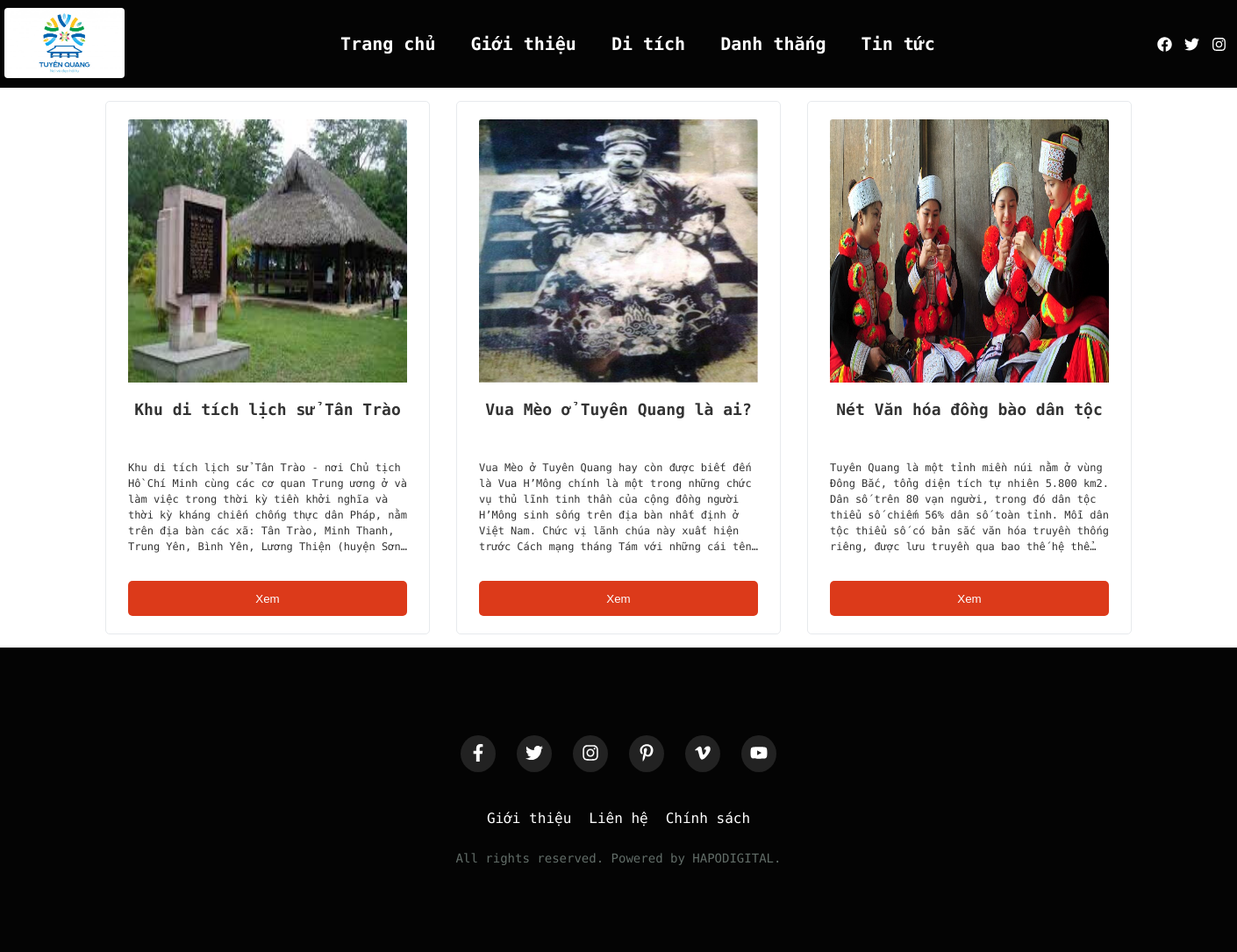
/category.php?id=2, run on the app's committed database.
### tables this page shows
CREATE TABLE `category` (
  `id` int(11) NOT NULL,
  `name` varchar(320) NOT NULL
);

CREATE TABLE `products` (
  `id` int(11) NOT NULL,
  `category_id` int(11) NOT NULL,
  `title` varchar(250) NOT NULL,
  `image` varchar(1000) NOT NULL,
  `description` longtext NOT NULL
);

### category.php (the view, shortened to what this page needs)
<?php
require_once("database/connect.php");
require_once('layouts/header1.php');
?>
<div class="catrgory">
    <div class="category-row">
        <div class="category">
            <ul class="category-list">
                <?php
                if (isset($_GET["id"])) {
                    $id_category = $_GET["id"];
                    $sql_update = "SELECT * FROM products WHERE category_id = $id_category";
                    $query = mysqli_query($connect, $sql_update);
                }
                while ($row = mysqli_fetch_assoc($query)) { ?>
                    <li class="category-item">
                        <div class="category-form">
                            <img src="admin/img/<?php echo $row["image"];?>" alt="" class="category-img">
                            <h4 class="category-title"><?php echo $row["title"]; ?></h4>
                            <span class="category-des"><?php echo $row["description"]; ?></span>
                            <a href="detail.php?id=<?php echo $row['id']; ?>" style="text-decoration: none;"><button class="category-btn">Xem</button></a>
                        </div>
                    </li>
                <?php } ?>
            </ul>
        </div>
    </div>
</div>
<?php
require_once('layouts/footer.php');
?>

### layouts/header1.php (shortened to what this page needs)
<!DOCTYPE html>
<html lang="en">
<head>
    <link rel="stylesheet" href="./assets/css/reset.css">
</head>
<body>
    <div class="main">
        <div class="header1">
            <div class="row">
                <div class="logo">
                    <a href="" class="logo-link">
                        <img src="./assets/image/logo.jpg" alt="logo" class="logo_img">
                    </a>
                </div>
                <nav class="navbar">
                    <ul class="navbar-list">
                        <li class="navbar-item">
                            <a href="index.php" class="navbar-link">Trang chủ</a>
                        </li>
                        <li class="navbar-item">
                            <a href="introduce.php" class="navbar-link">Giới thiệu</a>
                        </li>
                        <?php
                        $sql = "SELECT * FROM category";
                        $query = mysqli_query($connect, $sql);
                        while ($row = mysqli_fetch_assoc($query)) { ?>
                            <li class="navbar-item">
                                <a href="category.php?id=<?php echo $row['id']; ?>" class="navbar-link"><?php echo $row["name"]; ?></a>
                            </li>
                        <?php } ?>
                    </ul>
                </nav>
                <div class="search">
                </div>
            </div>
        </div>

### layouts/header1.php (style rules this page uses)
* { box-sizing: inherit; }
html { font-size: 62.5%; line-height: 1.6rem; font-family: 'Roboto', sans-serif; font-family: 'Spline Sans Mono', monospace; box-sizing: border-box; }
.header1 { width: 100%; height: 100px; background-color: #040404; }
.row { margin: 0 auto; width: 1400px; height: 100px; display: flex; justify-content: space-between; align-items: center; }
.logo_img { height: 80px; cursor: pointer; border-radius: 4px; }
.navbar-list { display: flex; align-items: center; }
.navbar-item { margin: 0 10px; }
.navbar-link { text-decoration: none; font-size: 2rem; font-weight: 700; color: #fff; padding: 10px; list-style: none; cursor: pointer; }
.search { display: flex; }
.search-icon { width: 17px; height: 17px; margin: 0px 7px; cursor: pointer; }

### category.php (style rules this page uses)
.category-row { width: 1200px; margin: 0 auto; }
.category-title { font-size: 2.6rem; font-weight: 600; text-align: center; margin: 84px 0 22px; }
.category-list { display: flex; flex-wrap: wrap; }
.category-item { width: 33.333333%; padding: 15px; }
.category-img { width: 100%; height: 300px; border-top-left-radius: 3px; border-top-right-radius: 3px; }
.category-form { padding: 20px 25px; border: 1px solid #e7eaed; border-radius: 5px; }
.category-title { font-size: 1.8rem; font-weight: 600; color: #333; line-height: 1.8rem; height: 3.6rem; margin: 20px 0px 30px; overflow: hidden; display: block; display: -webkit-box; -webkit-box-orient: vertical; -webkit-line-clamp: 2; text-overflow: ellipsis; }
.category-des { font-size: 1.2rem; color: #333; line-height: 1.8rem; overflow: hidden; display: block; display: -webkit-box; -webkit-box-orient: vertical; -webkit-line-clamp: 6; text-overflow: ellipsis; }
.category-btn { border: none; width: 100%; height: 40px; background-color: #dc3a1a; border-radius: 5px; color: #fff; margin-top: 30px; cursor: pointer; }

### data on the page
category: name "Di tích"
category: name "Danh thắng"
category: name "Tin tức"
products: image (picture), title "Khu di tích lịch sử Tân Trào", description "Khu di tích lịch sử Tân Trào - nơi Chủ tịch Hồ Chí Minh cùng các cơ quan Trung ương ở và làm việc trong thời kỳ tiền khởi nghĩa và thời kỳ kháng chiến chống thực dân Pháp, nằm trên địa bàn các xã: Tân Trào, Minh Thanh, Trung Yên, Bình Yên, Lương Thiện (huyện…"
products: image (picture), title "Vua Mèo ở Tuyên Quang là ai?", description "Vua Mèo ở Tuyên Quang hay còn được biết đến là Vua H’Mông chính là một trong những chức vụ thủ lĩnh tinh thần của cộng đồng người H’Mông sinh sống trên địa bàn nhất định ở Việt Nam. Chức vị lãnh chúa này xuất hiện trước Cách mạng tháng Tám với những cái…"
products: image (picture), title "Nét Văn hóa đồng bào dân tộc", description "Tuyên Quang là một tỉnh miền núi nằm ở vùng Đông Bắc, tổng diện tích tự nhiên 5.800 km2. Dân số trên 80 vạn người, trong đó dân tộc thiểu số chiếm 56% dân số toàn tỉnh. Mỗi dân tộc thiểu số có bản sắc văn hóa truyền thống riêng, được lưu truyền qua bao thế hệ…"
